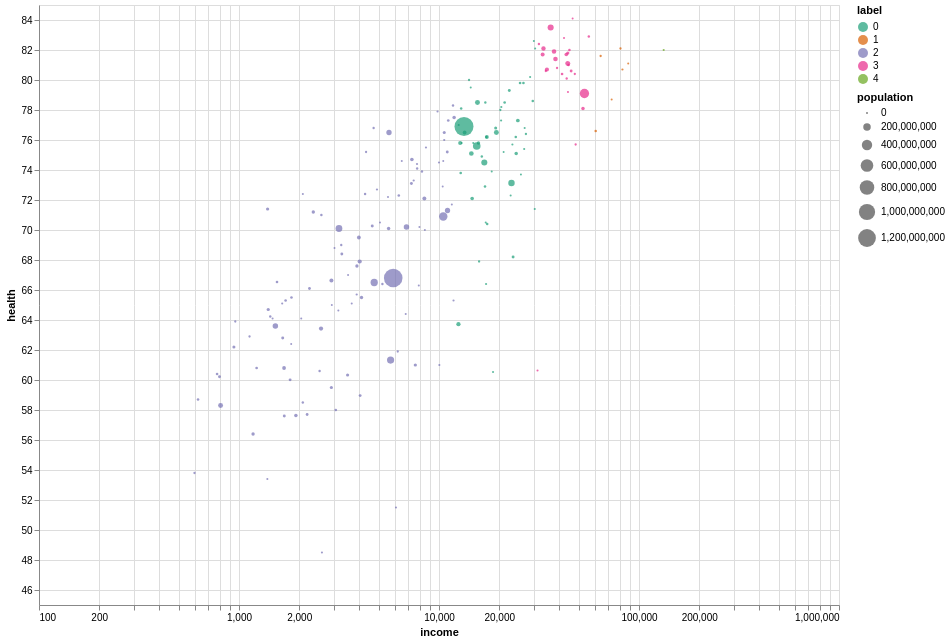

The notebook cell this image was saved under:
### Markdown cell above
#### Plot it again, coloring by our labels

### Code cell
(
    alt.Chart(gapminder)
    .mark_circle()
    .encode(
        alt.X("income:Q", scale=alt.Scale(type="log")),
        alt.Y("health:Q", scale=alt.Scale(zero=False)),
        size="population:Q",
        color=alt.Color("label:N", scale=alt.Scale(scheme="dark2")),
        tooltip=list(gapminder.columns),
    )
    .properties(width=800, height=600)
    .interactive()
)

### Figure 1 — Vega-Lite specification as saved in the notebook (floating-point values rounded to 4 significant figures; data arrays with more than 128 entries replaced by an {"elided": "..."} marker saying what was removed)
{"config": {"view": {"continuousWidth": 300, "continuousHeight": 300}}, "data": {"name": "data-65dbf023d7eba2520a7927af6960b7a3"}, "mark": {"type": "circle"}, "encoding": {"color": {"field": "label", "scale": {"scheme": "dark2"}, "type": "nominal"}, "size": {"field": "population", "type": "quantitative"}, "tooltip": [{"field": "country", "type": "nominal"}, {"field": "income", "type": "quantitative"}, {"field": "health", "type": "quantitative"}, {"field": "population", "type": "quantitative"}, {"field": "label", "type": "quantitative"}], "x": {"field": "income", "scale": {"type": "log"}, "type": "quantitative"}, "y": {"field": "health", "scale": {"zero": false}, "type": "quantitative"}}, "height": 600, "params": [{"name": "param_2", "select": {"type": "interval", "encodings": ["x", "y"]}, "bind": "scales"}], "width": 800, "$schema": "https://vega.github.io/schema/vega-lite/v5.20.1.json", "datasets": {"data-65dbf023d7eba2520a7927af6960b7a3": {"elided": "187 records"}}}
